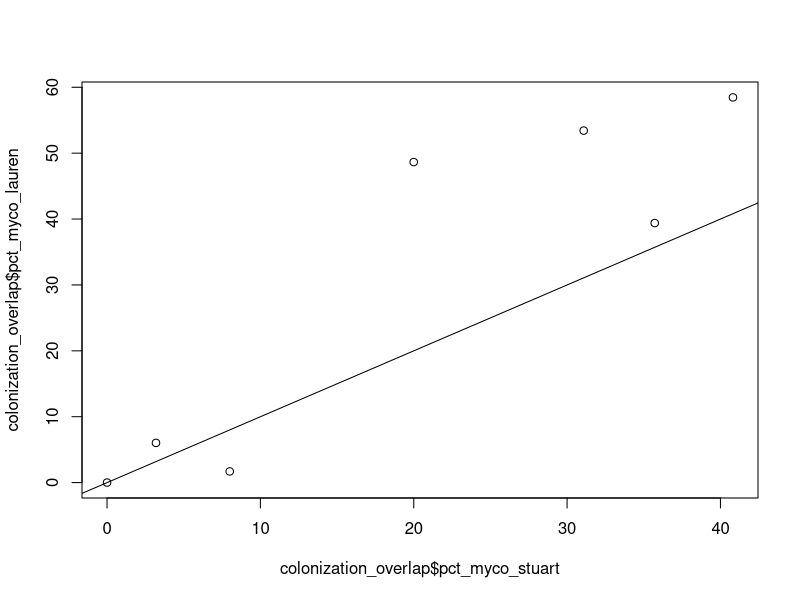

Write R code to recreate this figure.
# bioassay_analyses_nongentic
library(dplyr)


colonization <- read.csv("Data/bioassay/raw_data/pct_colonization_bioassay.csv")

colonization_overlap <- colonization[c(1,18,44,55,56,57,64), c("num_myco_stuart", "num_nonmyco_stuart", "num_myco_lauren", "num_nonmyco_lauren")] 
#extracting rows with Lauren and Stuart data

colonization_overlap["sum_stuart"] <- rowSums(colonization_overlap[,1:2]) 
#adding a column of the sum of root tips for Stuart using rowSums
colonization_overlap["sum_lauren"] <- rowSums(colonization_overlap[,3:4])
#adding a column of the sum of roots tips for Lauren using rowSums

colonization_overlap["pct_myco_stuart"] <- colonization_overlap[,1]/colonization_overlap[,5] *100
#creating a percent colonization of myco for Stuarts data
colonization_overlap["pct_myco_lauren"] <- colonization_overlap[,3]/colonization_overlap[,6] *100

t.test(x = colonization_overlap$pct_myco_stuart, y = colonization_overlap$pct_myco_lauren, paired = TRUE)
cor.test(x = colonization_overlap$pct_myco_stuart, y = colonization_overlap$pct_myco_lauren)
plot(x = colonization_overlap$pct_myco_stuart, y = colonization_overlap$pct_myco_lauren)
?abline()
abline(a = 0, b = 1)
treatment <- read.csv("Data/bioassay/raw_data/treatment_bioassay.csv")
col_treat <- colonization %>% left_join(treatment)#, by = seedling_id)
